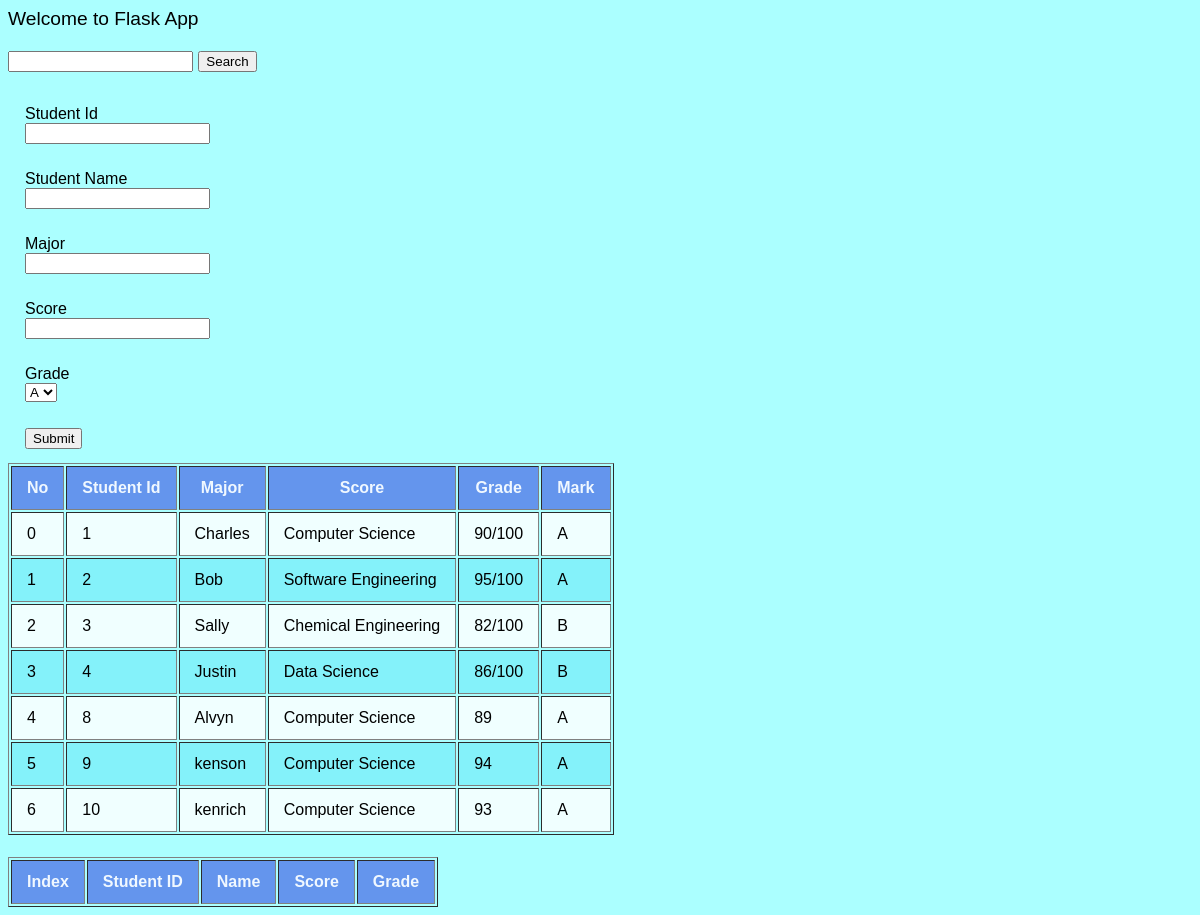
The page / on the database its author committed.
### tables this page shows
CREATE TABLE "student_table" (
	"ID"	INTEGER NOT NULL UNIQUE,
	"Name"	TEXT NOT NULL,
	"Major"	TEXT NOT NULL,
	"Score"	TEXT NOT NULL,
	"Grade"	TEXT NOT NULL,
	PRIMARY KEY("ID" AUTOINCREMENT)
);

### app.py (the view)
@app.route('/', methods=['GET', 'POST'])
def home():
    search_query = ''
    conn = get_db_connection()
    if  request.method == "POST":
        search_query = request.form.get('search', '').strip()
        query ="SELECT * FROM student_table WHERE Name LIKE ?"
        students = conn.execute(query,('%' + search_query + '%',)).fetchall()
        add_student()
    else:
        students = conn.execute('SELECT * FROM student_table').fetchall()
    conn.close()
    return render_template('index.html', student_list=students)

### app.py (called while the page is built)
def get_db_connection():
    conn = sqlite3.connect('students.db')
    conn.row_factory = sqlite3.Row
    return conn

### templates/index.html (shortened to what this page needs)
<html>
    <head>
    </head>
    <body>
        <p>Welcome to Flask App</p>
        <form method="POST" action="/" class="search-form">
            <input type="text" name="search">
            <button type="submit">Search</button>
        </form>
    <table>
        <form method="POST" action="/" class="search-form">
            <tr>
                <td><label>Student Id</label><br>
                    <input type="text" name="student_ID"></td>
            </tr>
            <tr>
                <td><label>Student Name</label><br>
                    <input type="text" name="student_Name"></td>
            </tr>
            <tr>
                <td><label>Major</label><br>
                    <input type="text" name="Major"></td>
            </tr>
            <tr>
                <td><label>Score</label><br>
                    <input type="text" name="Score"></td>
            </tr>
            <tr>
                <td width="200" ><label>Grade</label><br>
                    <select name="Grade" >
                        <option value="A">A</option>
                    </select>
                </td>
            </tr>
            <tr>
                <td><input type="submit" name="Save"></td>
            </tr>
        </form>
    </table>
        <table border="1">
            <thead>
                <tr >
                    <th>No</th>
                    <th>Student Id</th>
                    <th>Major</th>
                    <th>Score</th>
                    <th>Grade</th>
                    <th>Mark</th>
                </tr>
            </thead>
            {% for student in student_list %}
            <tr class="{{loop.cycle('row-gray','row-accent')}}" >
                <td>{{loop.index0}}</td>
                <td>{{student.id}}</td>
                <td>{{student.Name}}</td>
                <td>{{student.Major}}</td>
                <td>{{student.Score}}</td>
                <td>{{student.Grade}}</td>
            </tr>
            {% endfor %}
        </table>
        <br>
        <table border="1">
            <thead>
                <tr>
                    <th>Index</th>
                    <th>Student ID</th>
                    <th>Name</th>
                    <th>Score</th>
                    <th>Grade</th>
                </tr>
            </thead>
        </table>
    </body>
</html>

### templates/index.html (style rules this page uses)
body { background-color: rgb(171, 255, 255); font-family: Arial, Helvetica, sans-serif; font-size: larger; }
thead tr { background-color:cornflowerblue; color:aliceblue; font-weight: bold; }
th, td { padding: 12px 15px; }
.row-gray { background-color: azure; }
.row-accent { background-color:rgb(132, 242, 250); }

### rows shown on the page
student_table: id "1", Name "Charles", Major "Computer Science", Score "90/100", Grade "A"
student_table: id "2", Name "Bob", Major "Software Engineering", Score "95/100", Grade "A"
student_table: id "3", Name "Sally", Major "Chemical Engineering", Score "82/100", Grade "B"
student_table: id "4", Name "Justin", Major "Data Science", Score "86/100", Grade "B"
student_table: id "8", Name "Alvyn", Major "Computer Science", Score "89", Grade "A"
student_table: id "9", Name "kenson", Major "Computer Science", Score "94", Grade "A"
student_table: id "10", Name "kenrich", Major "Computer Science", Score "93", Grade "A"
